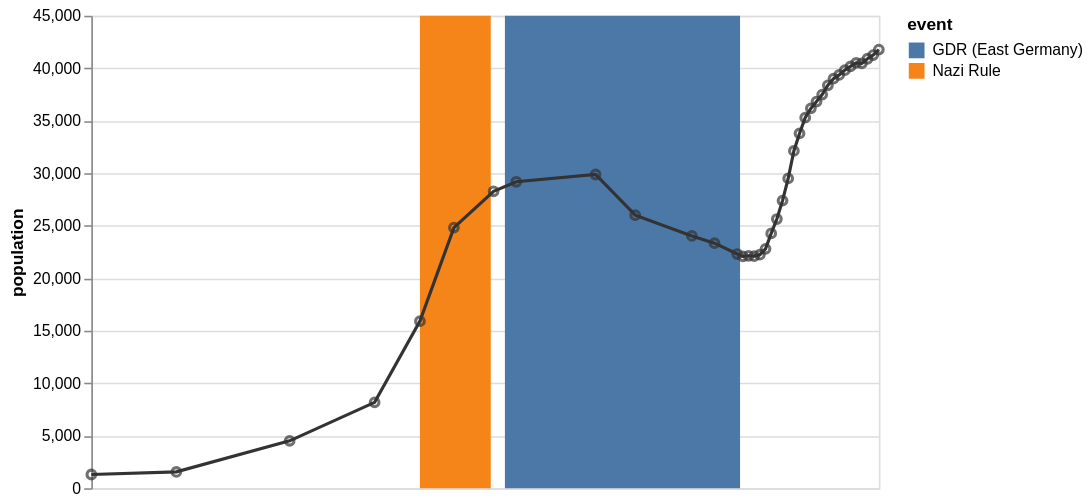

Vega-Lite specification for this chart:
### Vega-Lite specification from a JSON file in a GitHub repository (floating-point values rounded to 4 significant figures)
{"$schema": "https://vega.github.io/schema/vega-lite/v2.json", "description": "The population of the German city of Falkensee over time", "width": 500, "data": {"values": [{"year": "1875", "population": 1309}, {"year": "1890", "population": 1558}, {"year": "1910", "population": 4512}, {"year": "1925", "population": 8180}, {"year": "1933", "population": 15915}, {"year": "1939", "population": 24824}, {"year": "1946", "population": 28275}, {"year": "1950", "population": 29189}, {"year": "1964", "population": 29881}, {"year": "1971", "population": 26007}, {"year": "1981", "population": 24029}, {"year": "1985", "population": 23340}, {"year": "1989", "population": 22307}, {"year": "1990", "population": 22087}, {"year": "1991", "population": 22139}, {"year": "1992", "population": 22105}, {"year": "1993", "population": 22242}, {"year": "1994", "population": 22801}, {"year": "1995", "population": 24273}, {"year": "1996", "population": 25640}, {"year": "1997", "population": 27393}, {"year": "1998", "population": 29505}, {"year": "1999", "population": 32124}, {"year": "2000", "population": 33791}, {"year": "2001", "population": 35297}, {"year": "2002", "population": 36179}, {"year": "2003", "population": 36829}, {"year": "2004", "population": 37493}, {"year": "2005", "population": 38376}, {"year": "2006", "population": 39008}, {"year": "2007", "population": 39366}, {"year": "2008", "population": 39821}, {"year": "2009", "population": 40179}, {"year": "2010", "population": 40511}, {"year": "2011", "population": 40465}, {"year": "2012", "population": 40905}, {"year": "2013", "population": 41258}, {"year": "2014", "population": 41777}], "format": {"parse": {"year": "date:'%Y'"}}}, "layer": [{"mark": "rect", "data": {"values": [{"start": "1933", "end": "1945", "event": "Nazi Rule"}, {"start": "1948", "end": "1989", "event": "GDR (East Germany)"}], "format": {"parse": {"start": "date:'%Y'", "end": "date:'%Y'"}}}, "encoding": {"x": {"field": "start", "type": "temporal", "timeUnit": "year", "axis": null}, "x2": {"field": "end", "type": "temporal", "timeUnit": "year"}, "color": {"field": "event", "type": "nominal"}}}, {"mark": "line", "encoding": {"x": {"field": "year", "type": "temporal", "timeUnit": "year"}, "y": {"field": "population", "type": "quantitative"}, "color": {"value": "#333"}}}, {"mark": "point", "encoding": {"x": {"field": "year", "type": "temporal", "timeUnit": "year"}, "y": {"field": "population", "type": "quantitative"}, "color": {"value": "#333"}}}]}
